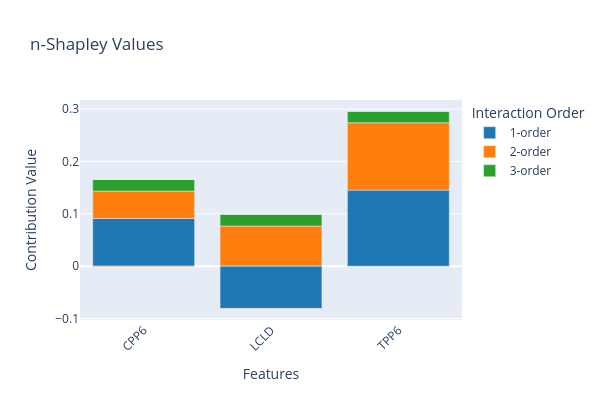

The notebook cell saved with this chart:
### Code cell
colors = [
    "#1f77b4", "#ff7f0e", "#2ca02c", "#d62728",
    "#9467bd", "#8c564b", "#e377c2", "#7f7f7f"
]


fig = go.Figure()


for order, contributions in positive_contributions.items():
    fig.add_trace(go.Bar(
        x=feature_names,
        y=contributions,
        name=f'{order}-order',
        marker_color=colors[order - 1],
    ))


for order, contributions in negative_contributions.items():
    fig.add_trace(go.Bar(
        x=feature_names,
        y=contributions,
        name=f'{order}-order',
        marker_color=colors[order - 1],
        showlegend=False 
    ))


fig.update_layout(
    barmode='relative',
    title='n-Shapley Values',
    xaxis=dict(title='Features', tickangle=-45),
    yaxis=dict(title='Contribution Value'),
    legend=dict(title='Interaction Order'),
    height=400,
    width=600
)

fig.show()

### Figure 1 — Plotly figure (JSON) as saved in the notebook; plotly's stock layout.template omitted (floating-point values rounded to 4 significant figures)
{"data": [{"marker": {"color": "#1f77b4"}, "name": "1-order", "type": "bar", "x": ["CPP6", "LCLD", "TPP6"], "y": [0.0912, 0, 0.1452]}, {"marker": {"color": "#ff7f0e"}, "name": "2-order", "type": "bar", "x": ["CPP6", "LCLD", "TPP6"], "y": [0.052, 0.07661, 0.1286]}, {"marker": {"color": "#2ca02c"}, "name": "3-order", "type": "bar", "x": ["CPP6", "LCLD", "TPP6"], "y": [0.0224, 0.0224, 0.0224]}, {"marker": {"color": "#1f77b4"}, "name": "1-order", "showlegend": false, "type": "bar", "x": ["CPP6", "LCLD", "TPP6"], "y": [0, -0.0807, 0]}, {"marker": {"color": "#ff7f0e"}, "name": "2-order", "showlegend": false, "type": "bar", "x": ["CPP6", "LCLD", "TPP6"], "y": [-0.001032, -0.001032, 0]}, {"marker": {"color": "#2ca02c"}, "name": "3-order", "showlegend": false, "type": "bar", "x": ["CPP6", "LCLD", "TPP6"], "y": [0, 0, 0]}], "layout": {"barmode": "relative", "height": 400, "legend": {"title": {"text": "Interaction Order"}}, "title": {"text": "n-Shapley Values"}, "width": 600, "xaxis": {"autorange": true, "range": [-0.5, 2.5], "tickangle": -45, "title": {"text": "Features"}, "type": "category"}, "yaxis": {"autorange": true, "range": [-0.1027, 0.3172], "title": {"text": "Contribution Value"}, "type": "linear"}}}
